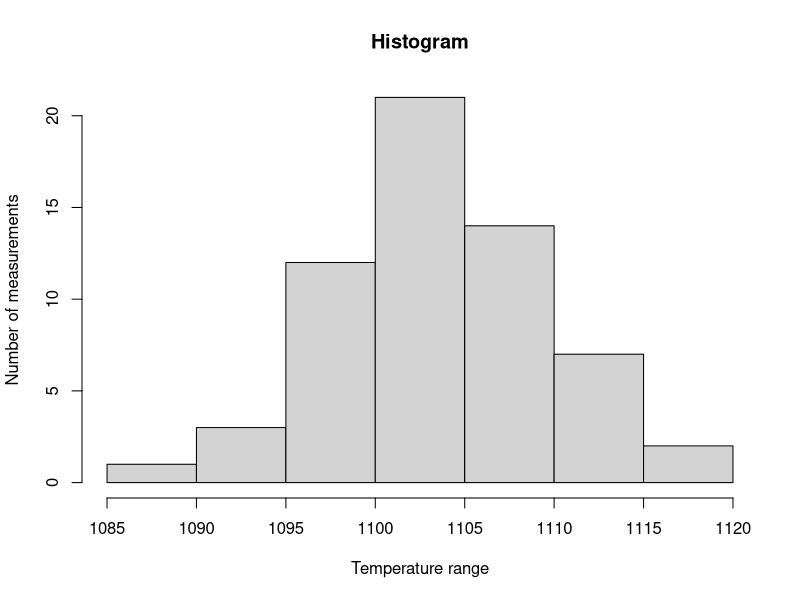

Write R code to recreate this figure. (Note: this script raises an error after producing the figure.)
# Table 6.1 dataset
x<-c(1089,1092,rep(1094,2),rep(1095,4),rep(1098,8),rep(1100,9),
     rep(1104,12),rep(1105,4),rep(1107,5),rep(1108,5),rep(1110,4),
     rep(1112,3),rep(1115,2))

# histogram visualization: Figure 6.1
breaks <- seq(1085,1120,5)
hist(x, breaks = breaks, freq=TRUE, right = FALSE, xlab="Temperature range",ylab="Number of measurements",main="Histogram")
# you can a distribution curve 
#curve(dnorm(x, mean=mean(x), sd=sd(x)), add=TRUE, col="darkblue", lwd=2)  

# calculate statistics
mean(x)
getmode(x)
median(x)
var(x)
sd(x)
sd(x)/mean(x) #coefficient of variation
sd(x)/length(x) #standard error

#user function: getmode()
getmode <- function(v) {
  uniqv <- unique(v)
  uniqv[which.max(tabulate(match(v, uniqv)))]
}

#uncertainty of the mean
qnorm(p=0.975)*sd(x)/length(x)

#---------------------------------------------------------------------------------------
#Introduction to R: 
# 1). help(functionName), ?functionName
# 2). install.packages() and library(), take for example "asbio" and "chemometrics" 
# 3). ctrl+L or cat('\f')
# 4). Online-resources: 
#     https://www.rdocumentation.org
#     http://www.r-tutor.com/
Mode(x) # "asbio" function

#---------------------------------------------------------------------------------------
# Data fitting: lm
data("Fbird") # dataFrame: vol (x) and freq (y)
attach(Fbird)
Fbird.lm <- lm(freq~vol, data=Fbird)
summary(Fbird.lm)

coeffs = Fbird.lm$coefficients
plot(vol,freq, xlab="Vol", ylab="Freq")
abline(coeffs[1],coeffs[2])

df = data.frame(vol,freq)
#---------------------------------------------------------------------------------------
#Multivaraite 
